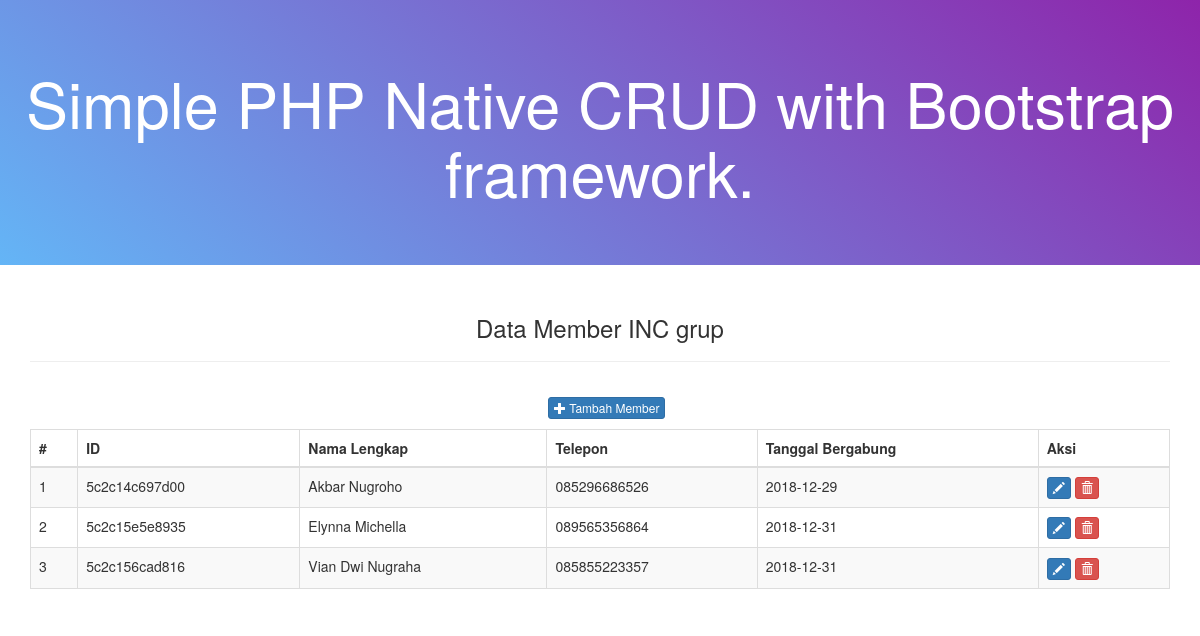
The page / on the database its author committed.
### tables this page shows
CREATE TABLE IF NOT EXISTS `member` (
  `id_member` varchar(50) NOT NULL COMMENT 'id_member dibuat dengan method uniqid()',
  `nama_lengkap` varchar(50) NOT NULL,
  `telepon` varchar(15) NOT NULL,
  `tanggal_bergabung` date NOT NULL
);

### index.php (the view, shortened to what this page needs)
<?php
require_once 'config/database.php';
$query = "SELECT * FROM member ORDER BY nama_lengkap ASC LIMIT 0, 10";
$sql = mysqli_query($db, $query);
$counter = 1;
?>
<!DOCTYPE html>
<html>
	<head>
		<link rel="stylesheet" type="text/css" href="asset/css/bootstrap.min.css">
	</head>
	<body>
		<div class="jumbotron text-center" style="background:linear-gradient(40deg, #64B5F6, #8E24AA);color:#ffffff;">
			<h1>Simple PHP Native CRUD with Bootstrap framework.</h1>
		</div>
		<div class="container">
			<div class="row">
				<div class="col-xs-12 col-sm-12 col-md-12">
					<div class="text-center">
						<h3>Data Member INC grup</h3><hr>
						<p style="padding:10pt 0pt 0pt 10pt;">
							<a href="pages/tambah_member.php" class="btn btn-xs btn-primary"><span class="glyphicon glyphicon-plus"></span> Tambah Member</a>
						</p>
					</div>
					<div class="table-responsive">
						<table class="table table-striped table-bordered">
							<thead>
								<tr>
									<th>#</th>
									<th>ID</th>
									<th>Nama Lengkap</th>
									<th>Telepon</th>
									<th>Tanggal Bergabung</th>
									<th>Aksi</th>
								</tr>
							</thead>
							<tbody>
							<?php foreach ($sql as $member) : ?>
								<tr>
									<td><?php echo $counter++; ?></td>
									<td><?php echo $member['id_member']; ?></td>
									<td><?php echo $member['nama_lengkap']; ?></td>
									<td><?php echo $member['telepon']; ?></td>
									<td><?php echo $member['tanggal_bergabung']; ?></td>
									<td>
										<a href="pages/edit_member.php?id=<?php echo $member['id_member']; ?>" class="btn btn-xs btn-primary"><span class="glyphicon glyphicon-pencil"></span></a>
										<a href="process/hapus_proses.php?id=<?php echo $member['id_member']; ?>" class="btn btn-xs btn-danger"><span class="glyphicon glyphicon-trash"></span></a>
									</td>
								</tr>
							<?php endforeach; ?>
							</tbody>
						</table>
					</div>
				</div>
			</div>
		</div>
	</body>
</html>

### rows shown on the page
member: id_member "5c2c14c697d00", nama_lengkap "Akbar Nugroho", telepon "085296686526", tanggal_bergabung "2018-12-29"
member: id_member "5c2c15e5e8935", nama_lengkap "Elynna Michella", telepon "089565356864", tanggal_bergabung "2018-12-31"
member: id_member "5c2c156cad816", nama_lengkap "Vian Dwi Nugraha", telepon "085855223357", tanggal_bergabung "2018-12-31"
